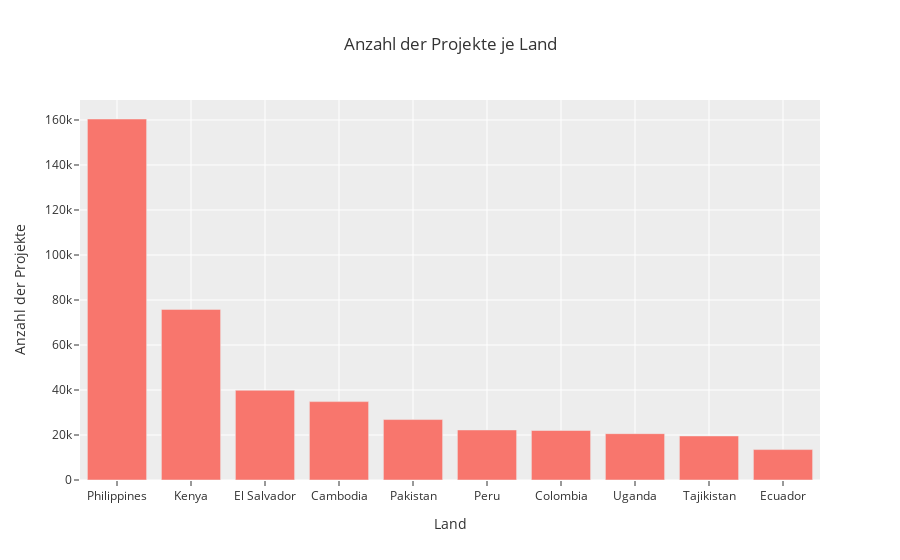

The notebook cell this image was saved under:
### Code cell
# Barplot mit Plotly Express erstellen 

barplot2 = px.bar(data_frame=df_2_sort, 
                 x='country',
                 y='count', 
                 labels={'country':'Land', 'count':'Anzahl der Projekte'},
                 title='Anzahl der Projekte je Land',
                 template='ggplot2')
# Plot anzeigen lassen
barplot2.show()

### Figure 1 — Plotly figure (JSON) as saved in the notebook; plotly's stock layout.template omitted (floating-point values rounded to 4 significant figures)
{"data": [{"alignmentgroup": "True", "hovertemplate": "Land=%{x}<br>Anzahl der Projekte=%{y}<extra></extra>", "legendgroup": "", "marker": {"color": "#F8766D", "pattern": {"shape": ""}}, "name": "", "offsetgroup": "", "orientation": "v", "showlegend": false, "textposition": "auto", "type": "bar", "x": ["Philippines", "Kenya", "El Salvador", "Cambodia", "Pakistan", "Peru", "Colombia", "Uganda", "Tajikistan", "Ecuador"], "xaxis": "x", "y": [160441, 75825, 39875, 34836, 26857, 22233, 21995, 20601, 19580, 13521], "yaxis": "y"}], "layout": {"barmode": "relative", "legend": {"tracegroupgap": 0}, "title": {"text": "Anzahl der Projekte je Land"}, "xaxis": {"anchor": "y", "domain": [0, 1], "title": {"text": "Land"}}, "yaxis": {"anchor": "x", "domain": [0, 1], "title": {"text": "Anzahl der Projekte"}}}}
